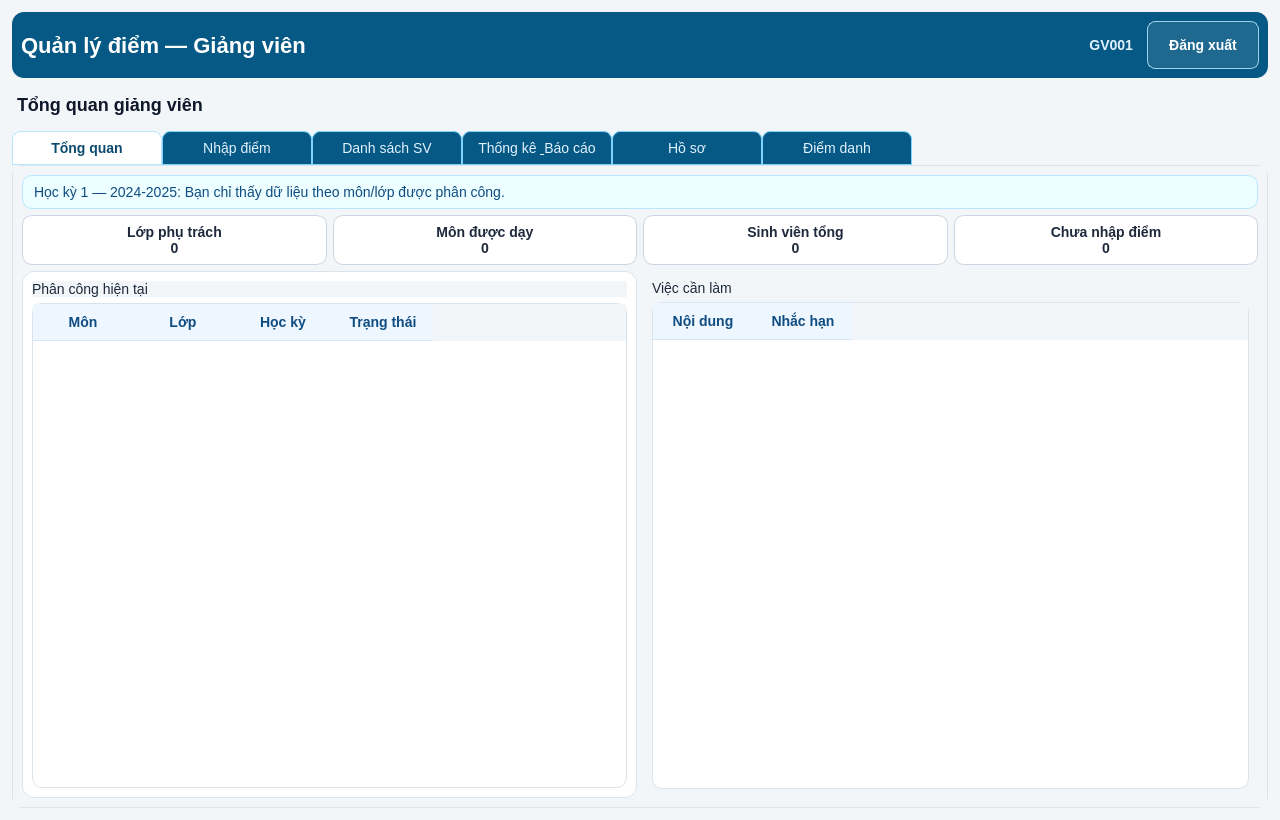
<?xml version="1.0" encoding="UTF-8"?>
<ui version="4.0">
 <class>GVDashboard</class>
 <widget class="QWidget" name="GVDashboard">
  <property name="geometry">
   <rect>
    <x>0</x>
    <y>0</y>
    <width>1280</width>
    <height>820</height>
   </rect>
  </property>
  <property name="windowTitle">
   <string>Quản lý điểm — Giảng viên</string>
  </property>
  <property name="styleSheet">
   <string notr="true">QWidget { background:#f3f6f8; color:#1e293b; font-size:14px; }
QFrame#topBar { background:#075985; border-radius:12px; }
QLabel#lblBrand { color:#ffffff; font-size:22px; font-weight:700; background:transparent; }
QLabel#lblGiangVien { color:#e0f2fe; font-weight:600; background:transparent; padding-right:4px; }
QPushButton#btnLogout {
  background: rgba(255,255,255,0.1);
  color: #ffffff;
  border: 1px solid rgba(186,230,253,0.85);
  border-radius: 8px;
  padding: 6px 16px;
  font-weight: 600;
  min-height: 34px;
}
QPushButton#btnLogout:hover {
  background: rgba(255,255,255,0.2);
  border-color: #ffffff;
}
QPushButton#btnLogout:pressed {
  background: rgba(7, 45, 70, 0.45);
}
QLabel#lblHeader { color:#0f172a; font-size:18px; font-weight:700; margin:6px 0; }
QFrame#panel { background:#ffffff; border:1px solid #dbe4ea; border-radius:12px; }
QPushButton { background:#ffffff; border:1px solid #cbd5e1; border-radius:10px; padding:8px 12px; font-weight:600; }
QPushButton:hover { background:#f8fafc; }
QTabWidget::pane { border: 1px solid #dbe4ea; border-radius: 10px; background:#ffffff; }
QTabBar::tab { background:#075985; color:#e0f2fe; border:1px solid #7dd3fc; border-top-left-radius:8px; border-top-right-radius:8px; padding:8px 14px; min-width:120px; }
QTabBar::tab:selected { background:#ffffff; color:#0c4a6e; border:1px solid #bae6fd; font-weight:700; }
QPushButton#cardSoLop, QPushButton#cardSoMon, QPushButton#cardTongSV, QPushButton#cardChuaNhap,
QPushButton#cardTongSv, QPushButton#cardDaCoDiem, QPushButton#cardChuaNhapSv, QPushButton#cardRotMon,
QPushButton#cardBaoCaoTongSv, QPushButton#cardBaoCaoTiLeDau, QPushButton#cardBaoCaoDtbCao, QPushButton#cardBaoCaoCanChuY {
 background:#ffffff; border:1px solid #dbe4ea; border-radius:12px; text-align:left; padding:12px; font-weight:700;
}
QLineEdit, QComboBox { background:#ffffff; border:1px solid #cbd5e1; border-radius:10px; padding:8px; }
QTableWidget { background:#ffffff; border:1px solid #dbe4ea; border-radius:10px; gridline-color:#ecf0f4; alternate-background-color:#f8fafc; }
QHeaderView::section { background:#eef6ff; color:#0f4c81; border:none; border-bottom:1px solid #d5e6f7; padding:8px; font-weight:700; }
QLabel#infoBanner, QLabel#lblSvNote, QLabel#lblBaoCaoScope, QLabel#lblFormula, QLabel#lblLockNotice {
 background:#ecfeff; border:1px solid #bae6fd; border-radius:10px; padding:8px; color:#0f4c81;
}</string>
  </property>
  <layout class="QVBoxLayout" name="rootLayout">
   <property name="spacing">
    <number>10</number>
   </property>
   <property name="leftMargin">
    <number>12</number>
   </property>
   <property name="topMargin">
    <number>12</number>
   </property>
   <property name="rightMargin">
    <number>12</number>
   </property>
   <property name="bottomMargin">
    <number>12</number>
   </property>
   <item>
    <widget class="QFrame" name="topBar">
     <layout class="QHBoxLayout" name="topBarLayout">
      <item>
       <widget class="QLabel" name="lblBrand">
        <property name="text">
         <string>Quản lý điểm — Giảng viên</string>
        </property>
       </widget>
      </item>
      <item>
       <spacer name="spTop">
        <property name="orientation">
         <enum>Qt::Horizontal</enum>
        </property>
        <property name="sizeHint" stdset="0">
         <size>
          <width>40</width>
          <height>20</height>
         </size>
        </property>
       </spacer>
      </item>
      <item>
       <widget class="QLabel" name="lblGiangVien">
        <property name="text">
         <string>GV001</string>
        </property>
        <property name="alignment">
         <set>Qt::AlignRight|Qt::AlignTrailing|Qt::AlignVCenter</set>
        </property>
       </widget>
      </item>
      <item>
       <widget class="QPushButton" name="btnLogout">
        <property name="minimumSize">
         <size>
          <width>112</width>
          <height>34</height>
         </size>
        </property>
        <property name="text">
         <string>Đăng xuất</string>
        </property>
       </widget>
      </item>
     </layout>
    </widget>
   </item>
   <item>
    <widget class="QLabel" name="lblHeader">
     <property name="text">
      <string>Tổng quan giảng viên</string>
     </property>
    </widget>
   </item>
   <item>
    <widget class="QTabWidget" name="pages">
     <widget class="QWidget" name="pageTongQuan">
      <attribute name="title">
       <string>Tổng quan</string>
      </attribute>
      <layout class="QVBoxLayout" name="pageTongQuanLayout">
       <item>
        <widget class="QLabel" name="infoBanner">
         <property name="text">
          <string>Học kỳ 1 — 2024-2025: Bạn chỉ thấy dữ liệu theo môn/lớp được phân công.</string>
         </property>
        </widget>
       </item>
       <item>
        <layout class="QHBoxLayout" name="cardsLayout">
         <item>
          <widget class="QPushButton" name="cardSoLop">
           <property name="text">
            <string>Lớp phụ trách
0</string>
           </property>
          </widget>
         </item>
         <item>
          <widget class="QPushButton" name="cardSoMon">
           <property name="text">
            <string>Môn được dạy
0</string>
           </property>
          </widget>
         </item>
         <item>
          <widget class="QPushButton" name="cardTongSV">
           <property name="text">
            <string>Sinh viên tổng
0</string>
           </property>
          </widget>
         </item>
         <item>
          <widget class="QPushButton" name="cardChuaNhap">
           <property name="text">
            <string>Chưa nhập điểm
0</string>
           </property>
          </widget>
         </item>
        </layout>
       </item>
       <item>
        <layout class="QHBoxLayout" name="overviewBottomLayout">
         <item>
          <widget class="QFrame" name="panel">
           <layout class="QVBoxLayout" name="framePhanCongLayout">
            <item>
             <widget class="QLabel" name="lblPhanCongTitle">
              <property name="text">
               <string>Phân công hiện tại</string>
              </property>
             </widget>
            </item>
            <item>
             <widget class="QTableWidget" name="tbPhanCong">
              <property name="alternatingRowColors">
               <bool>true</bool>
              </property>
              <column>
               <property name="text">
                <string>Môn</string>
               </property>
              </column>
              <column>
               <property name="text">
                <string>Lớp</string>
               </property>
              </column>
              <column>
               <property name="text">
                <string>Học kỳ</string>
               </property>
              </column>
              <column>
               <property name="text">
                <string>Trạng thái</string>
               </property>
              </column>
             </widget>
            </item>
           </layout>
          </widget>
         </item>
         <item>
          <widget class="QFrame" name="panel">
           <layout class="QVBoxLayout" name="frameViecCanLamLayout">
            <item>
             <widget class="QLabel" name="lblViecCanLamTitle">
              <property name="text">
               <string>Việc cần làm</string>
              </property>
             </widget>
            </item>
            <item>
             <widget class="QTableWidget" name="tbViecCanLam">
              <property name="alternatingRowColors">
               <bool>true</bool>
              </property>
              <column>
               <property name="text">
                <string>Nội dung</string>
               </property>
              </column>
              <column>
               <property name="text">
                <string>Nhắc hạn</string>
               </property>
              </column>
             </widget>
            </item>
           </layout>
          </widget>
         </item>
        </layout>
       </item>
      </layout>
     </widget>
     <widget class="QWidget" name="pageNhapDiem">
      <attribute name="title">
       <string>Nhập điểm</string>
      </attribute>
      <layout class="QVBoxLayout" name="pageNhapDiemLayout">
       <item>
        <layout class="QHBoxLayout" name="filterRow">
         <item>
          <widget class="QComboBox" name="cbHocKy"/>
         </item>
         <item>
          <widget class="QComboBox" name="cbMonNhap"/>
         </item>
         <item>
          <widget class="QComboBox" name="cbLopNhap"/>
         </item>
         <item>
          <widget class="QPushButton" name="btnTaiDanhSach">
           <property name="text">
            <string>Tải danh sách</string>
           </property>
          </widget>
         </item>
         <item>
          <widget class="QPushButton" name="btnDiemDanhHomNay">
           <property name="text">
            <string>Điểm danh hôm nay</string>
           </property>
          </widget>
         </item>
        </layout>
       </item>
       <item>
        <layout class="QHBoxLayout" name="formulaRow">
         <item>
          <widget class="QLabel" name="lblFormula">
           <property name="text">
            <string>ĐTB = Chuyên cần x 10% + Giữa kỳ x 30% + Cuối kỳ x 60%</string>
           </property>
          </widget>
         </item>
         <item>
          <widget class="QLabel" name="lblLockNotice">
           <property name="text">
            <string>Lưu điểm trước, sau đó bấm «Công bố điểm» để sinh viên xem.</string>
           </property>
          </widget>
         </item>
        </layout>
       </item>
       <item>
        <widget class="QTableWidget" name="tbNhapDiem">
         <property name="alternatingRowColors">
          <bool>true</bool>
         </property>
         <column>
          <property name="text">
           <string>MSSV</string>
          </property>
         </column>
         <column>
          <property name="text">
           <string>Họ tên</string>
          </property>
         </column>
         <column>
          <property name="text">
           <string>CC</string>
          </property>
         </column>
         <column>
          <property name="text">
           <string>GK</string>
          </property>
         </column>
         <column>
          <property name="text">
           <string>CK</string>
          </property>
         </column>
         <column>
          <property name="text">
           <string>ĐTB</string>
          </property>
         </column>
         <column>
          <property name="text">
           <string>Xếp loại</string>
          </property>
         </column>
         <column>
          <property name="text">
           <string>Trạng thái</string>
          </property>
         </column>
        </widget>
       </item>
       <item>
        <layout class="QHBoxLayout" name="actionRowNhap">
         <item>
          <spacer name="spN1">
           <property name="orientation">
            <enum>Qt::Horizontal</enum>
           </property>
           <property name="sizeHint" stdset="0">
            <size>
             <width>40</width>
             <height>20</height>
            </size>
           </property>
          </spacer>
         </item>
         <item>
          <widget class="QPushButton" name="btnHuyThayDoi">
           <property name="text">
            <string>Hủy thay đổi</string>
           </property>
          </widget>
         </item>
         <item>
          <widget class="QPushButton" name="btnLuuDiem">
           <property name="text">
            <string>Lưu điểm</string>
           </property>
          </widget>
         </item>
         <item>
          <widget class="QPushButton" name="btnNopKhoaDiem">
           <property name="text">
            <string>Công bố điểm</string>
           </property>
          </widget>
         </item>
        </layout>
       </item>
      </layout>
     </widget>
     <widget class="QWidget" name="pageDanhSachSV">
      <attribute name="title">
       <string>Danh sách SV</string>
      </attribute>
      <layout class="QVBoxLayout" name="pageDanhSachLayout">
       <item>
        <widget class="QLabel" name="lblSvNote">
         <property name="text">
          <string>Chỉ hiển thị sinh viên thuộc lớp và môn học được Admin phân công.</string>
         </property>
        </widget>
       </item>
       <item>
        <layout class="QHBoxLayout" name="filterRowSv">
         <item>
          <widget class="QLineEdit" name="txtTimSinhVien">
           <property name="placeholderText">
            <string>Tìm theo tên, MSSV...</string>
           </property>
          </widget>
         </item>
         <item>
          <widget class="QComboBox" name="cbLopSV"/>
         </item>
         <item>
          <widget class="QComboBox" name="cbMonSV"/>
         </item>
         <item>
          <widget class="QComboBox" name="cbTrangThaiSV"/>
         </item>
        </layout>
       </item>
       <item>
        <layout class="QHBoxLayout" name="statsRowSv">
         <item>
          <widget class="QPushButton" name="cardTongSv">
           <property name="text">
            <string>Tổng SV
0</string>
           </property>
          </widget>
         </item>
         <item>
          <widget class="QPushButton" name="cardDaCoDiem">
           <property name="text">
            <string>Đã có điểm
0</string>
           </property>
          </widget>
         </item>
         <item>
          <widget class="QPushButton" name="cardChuaNhapSv">
           <property name="text">
            <string>Chưa nhập
0</string>
           </property>
          </widget>
         </item>
         <item>
          <widget class="QPushButton" name="cardRotMon">
           <property name="text">
            <string>Rớt môn
0</string>
           </property>
          </widget>
         </item>
        </layout>
       </item>
       <item>
        <widget class="QTableWidget" name="tbSinhVien">
         <property name="alternatingRowColors">
          <bool>true</bool>
         </property>
         <column>
          <property name="text">
           <string>MSSV</string>
          </property>
         </column>
         <column>
          <property name="text">
           <string>Họ tên</string>
          </property>
         </column>
         <column>
          <property name="text">
           <string>Lớp</string>
          </property>
         </column>
         <column>
          <property name="text">
           <string>Email</string>
          </property>
         </column>
         <column>
          <property name="text">
           <string>CC</string>
          </property>
         </column>
         <column>
          <property name="text">
           <string>GK</string>
          </property>
         </column>
         <column>
          <property name="text">
           <string>CK</string>
          </property>
         </column>
         <column>
          <property name="text">
           <string>ĐTB</string>
          </property>
         </column>
         <column>
          <property name="text">
           <string>Chi tiết</string>
          </property>
         </column>
        </widget>
       </item>
       <item>
        <layout class="QHBoxLayout" name="bottomActionLayout">
         <item>
          <widget class="QPushButton" name="btnThemSinhVien">
           <property name="text">
            <string>+ Thêm sinh viên</string>
           </property>
          </widget>
         </item>
         <item>
          <widget class="QPushButton" name="btnXuatBaoCao">
           <property name="text">
            <string>Xuất báo cáo</string>
           </property>
          </widget>
         </item>
        </layout>
       </item>
      </layout>
     </widget>
     <widget class="QWidget" name="pageBaoCao">
      <attribute name="title">
       <string>Thống kê &amp; Báo cáo</string>
      </attribute>
      <layout class="QVBoxLayout" name="pageBaoCaoLayout">
       <item>
        <widget class="QLabel" name="lblBaoCaoScope">
         <property name="text">
          <string>Phạm vi dữ liệu theo phân công.</string>
         </property>
        </widget>
       </item>
       <item>
        <layout class="QHBoxLayout" name="filterBaoCao">
         <item>
          <widget class="QComboBox" name="cbBaoCaoHocKy"/>
         </item>
         <item>
          <widget class="QComboBox" name="cbBaoCaoLop"/>
         </item>
         <item>
          <widget class="QComboBox" name="cbBaoCaoMon"/>
         </item>
        </layout>
       </item>
       <item>
        <layout class="QHBoxLayout" name="rowCardsBaoCao">
         <item>
          <widget class="QPushButton" name="cardBaoCaoTongSv">
           <property name="text">
            <string>Tổng sinh viên
0</string>
           </property>
          </widget>
         </item>
         <item>
          <widget class="QPushButton" name="cardBaoCaoTiLeDau">
           <property name="text">
            <string>Tỉ lệ đậu
0%</string>
           </property>
          </widget>
         </item>
         <item>
          <widget class="QPushButton" name="cardBaoCaoDtbCao">
           <property name="text">
            <string>ĐTB cao nhất
0.00</string>
           </property>
          </widget>
         </item>
         <item>
          <widget class="QPushButton" name="cardBaoCaoCanChuY">
           <property name="text">
            <string>Cần chú ý
0</string>
           </property>
          </widget>
         </item>
        </layout>
       </item>
       <item>
        <layout class="QHBoxLayout" name="rowPanelsBaoCao">
         <item>
          <widget class="QTableWidget" name="tbBaoCaoTheoLop">
           <property name="alternatingRowColors">
            <bool>true</bool>
           </property>
           <column>
            <property name="text">
             <string>Lớp</string>
            </property>
           </column>
           <column>
            <property name="text">
             <string>Tỉ lệ đậu</string>
            </property>
           </column>
          </widget>
         </item>
         <item>
          <widget class="QTableWidget" name="tbBaoCaoDtbLop">
           <property name="alternatingRowColors">
            <bool>true</bool>
           </property>
           <column>
            <property name="text">
             <string>Lớp/Môn</string>
            </property>
           </column>
           <column>
            <property name="text">
             <string>ĐTB</string>
            </property>
           </column>
          </widget>
         </item>
        </layout>
       </item>
       <item>
        <layout class="QHBoxLayout" name="rowPanelsBaoCao2">
         <item>
          <widget class="QTableWidget" name="tbBaoCaoPhanBo">
           <property name="alternatingRowColors">
            <bool>true</bool>
           </property>
           <column>
            <property name="text">
             <string>Xếp loại</string>
            </property>
           </column>
           <column>
            <property name="text">
             <string>Tỉ lệ</string>
            </property>
           </column>
          </widget>
         </item>
         <item>
          <widget class="QTableWidget" name="tbBaoCaoCanhBao">
           <property name="alternatingRowColors">
            <bool>true</bool>
           </property>
           <column>
            <property name="text">
             <string>Sinh viên</string>
            </property>
           </column>
           <column>
            <property name="text">
             <string>Mã môn</string>
            </property>
           </column>
           <column>
            <property name="text">
             <string>ĐTB</string>
            </property>
           </column>
          </widget>
         </item>
        </layout>
       </item>
       <item>
        <widget class="QTableWidget" name="tbBaoCaoXuat">
         <property name="alternatingRowColors">
          <bool>true</bool>
         </property>
         <column>
          <property name="text">
           <string>Báo cáo</string>
          </property>
         </column>
         <column>
          <property name="text">
           <string>Excel</string>
          </property>
         </column>
         <column>
          <property name="text">
           <string>PDF</string>
          </property>
         </column>
        </widget>
       </item>
       <item>
        <layout class="QHBoxLayout" name="rowXuatTatCa">
         <item>
          <widget class="QPushButton" name="btnXuatTatCaExcel">
           <property name="text">
            <string>Tất cả lớp — Excel</string>
           </property>
          </widget>
         </item>
         <item>
          <widget class="QPushButton" name="btnXuatTatCaPdf">
           <property name="text">
            <string>Tất cả lớp — PDF</string>
           </property>
          </widget>
         </item>
        </layout>
       </item>
      </layout>
     </widget>
     <widget class="QWidget" name="pageHoSo">
      <attribute name="title">
       <string>Hồ sơ</string>
      </attribute>
      <layout class="QVBoxLayout" name="pageHoSoLayout">
       <item>
        <layout class="QHBoxLayout" name="headHoSo">
         <item>
          <widget class="QLabel" name="lblAvatarHoSo">
           <property name="text">
            <string>NA</string>
           </property>
          </widget>
         </item>
         <item>
          <layout class="QVBoxLayout" name="blockHoSoTopText">
           <item>
            <widget class="QLabel" name="lblHoSoName">
             <property name="text">
              <string>Th.S Nguyễn Văn A</string>
             </property>
            </widget>
           </item>
           <item>
            <widget class="QLabel" name="lblHoSoMeta">
             <property name="text">
              <string>GV001 · Khoa CNTT</string>
             </property>
            </widget>
           </item>
          </layout>
         </item>
        </layout>
       </item>
       <item>
        <layout class="QHBoxLayout" name="rowHoSoMain">
         <item>
          <widget class="QTableWidget" name="tbThongTinGV">
           <property name="alternatingRowColors">
            <bool>true</bool>
           </property>
           <column>
            <property name="text">
             <string>Thuộc tính</string>
            </property>
           </column>
           <column>
            <property name="text">
             <string>Giá trị</string>
            </property>
           </column>
          </widget>
         </item>
         <item>
          <layout class="QVBoxLayout" name="doiMk">
           <item>
            <widget class="QLabel" name="lblMkHienTai">
             <property name="text">
              <string>Mật khẩu hiện tại</string>
             </property>
            </widget>
           </item>
           <item>
            <widget class="QLineEdit" name="txtMkHienTaiGV">
             <property name="echoMode">
              <enum>QLineEdit::Password</enum>
             </property>
             <property name="placeholderText">
              <string>Nhập mật khẩu hiện tại</string>
             </property>
            </widget>
           </item>
           <item>
            <widget class="QLabel" name="lblMkMoi">
             <property name="text">
              <string>Mật khẩu mới</string>
             </property>
            </widget>
           </item>
           <item>
            <widget class="QLineEdit" name="txtMkMoiGV">
             <property name="echoMode">
              <enum>QLineEdit::Password</enum>
             </property>
             <property name="placeholderText">
              <string>Tối thiểu 8 ký tự</string>
             </property>
            </widget>
           </item>
           <item>
            <widget class="QLabel" name="lblMkStrength">
             <property name="text">
              <string>Độ mạnh: —</string>
             </property>
            </widget>
           </item>
           <item>
            <widget class="QLabel" name="lblNhapLaiMk">
             <property name="text">
              <string>Xác nhận mật khẩu mới</string>
             </property>
            </widget>
           </item>
           <item>
            <widget class="QLineEdit" name="txtNhapLaiMkGV">
             <property name="echoMode">
              <enum>QLineEdit::Password</enum>
             </property>
             <property name="placeholderText">
              <string>Nhập lại mật khẩu mới</string>
             </property>
            </widget>
           </item>
           <item>
            <widget class="QPushButton" name="btnLuuMkGV">
             <property name="text">
              <string>Lưu mật khẩu mới</string>
             </property>
            </widget>
           </item>
          </layout>
         </item>
        </layout>
       </item>
       <item>
        <layout class="QHBoxLayout" name="rowHoSoBottom">
         <item>
          <widget class="QTableWidget" name="tbPhanCongHoSo">
           <property name="alternatingRowColors">
            <bool>true</bool>
           </property>
           <column>
            <property name="text">
             <string>Môn/Lớp</string>
            </property>
           </column>
           <column>
            <property name="text">
             <string>Học kỳ</string>
            </property>
           </column>
          </widget>
         </item>
        </layout>
       </item>
      </layout>
     </widget>
     <widget class="QWidget" name="pageDiemDanh">
      <attribute name="title">
       <string>Điểm danh</string>
      </attribute>
      <layout class="QVBoxLayout" name="pageDiemDanhLayout">
       <property name="spacing">
        <number>10</number>
       </property>
       <property name="leftMargin">
        <number>0</number>
       </property>
       <property name="topMargin">
        <number>0</number>
       </property>
       <property name="rightMargin">
        <number>0</number>
       </property>
       <property name="bottomMargin">
        <number>0</number>
       </property>
       <item>
        <widget class="QLabel" name="lblDiemDanhBanner">
         <property name="text">
          <string>Chọn học kỳ, lớp (nếu cần), môn học — đánh dấu có mặt ở bảng danh sách, rồi bấm «Lưu điểm danh».</string>
         </property>
         <property name="wordWrap">
          <bool>true</bool>
         </property>
         <property name="styleSheet">
          <string notr="true">background:#eef2ff;border:1px solid #c7d2fe;border-radius:10px;padding:10px;color:#3730a3;font-weight:600;</string>
         </property>
        </widget>
       </item>
       <item>
        <layout class="QFormLayout" name="ddFilters">
         <property name="horizontalSpacing">
          <number>16</number>
         </property>
         <property name="verticalSpacing">
          <number>8</number>
         </property>
         <property name="labelAlignment">
          <set>Qt::AlignRight</set>
         </property>
         <item row="0" column="0">
          <widget class="QLabel" name="lblDdHocKy">
           <property name="text">
            <string>Học kỳ:</string>
           </property>
          </widget>
         </item>
         <item row="0" column="1">
          <widget class="QComboBox" name="cbDdHocKy">
           <property name="minimumSize">
            <size>
             <width>280</width>
             <height>0</height>
            </size>
           </property>
          </widget>
         </item>
         <item row="1" column="0">
          <widget class="QLabel" name="lblDdLop">
           <property name="text">
            <string>Lớp:</string>
           </property>
          </widget>
         </item>
         <item row="1" column="1">
          <widget class="QComboBox" name="cbDdLop">
           <property name="minimumSize">
            <size>
             <width>280</width>
             <height>0</height>
            </size>
           </property>
          </widget>
         </item>
         <item row="2" column="0">
          <widget class="QLabel" name="lblDdMon">
           <property name="text">
            <string>Môn học:</string>
           </property>
          </widget>
         </item>
         <item row="2" column="1">
          <widget class="QComboBox" name="cbDdMon">
           <property name="minimumSize">
            <size>
             <width>320</width>
             <height>0</height>
            </size>
           </property>
          </widget>
         </item>
        </layout>
       </item>
       <item>
        <layout class="QHBoxLayout" name="ddRow2">
         <item>
          <widget class="QLabel" name="lblDdNgay">
           <property name="text">
            <string>Ngày buổi học:</string>
           </property>
          </widget>
         </item>
         <item>
          <widget class="QDateEdit" name="dtDdNgay">
           <property name="calendarPopup">
            <bool>true</bool>
           </property>
           <property name="displayFormat">
            <string>dd/MM/yyyy</string>
           </property>
          </widget>
         </item>
         <item>
          <spacer name="spDdRow2">
           <property name="orientation">
            <enum>Qt::Horizontal</enum>
           </property>
           <property name="sizeHint" stdset="0">
            <size>
             <width>40</width>
             <height>20</height>
            </size>
           </property>
          </spacer>
         </item>
         <item>
          <widget class="QPushButton" name="btnDdLuu">
           <property name="minimumSize">
            <size>
             <width>0</width>
             <height>32</height>
            </size>
           </property>
           <property name="text">
            <string>Lưu điểm danh</string>
           </property>
          </widget>
         </item>
         <item>
          <widget class="QPushButton" name="btnDdLamMoi">
           <property name="text">
            <string>Làm mới</string>
           </property>
          </widget>
         </item>
        </layout>
       </item>
       <item>
        <layout class="QHBoxLayout" name="ddRow3">
         <item>
          <widget class="QLabel" name="lblDdTim">
           <property name="text">
            <string>Tìm nhanh:</string>
           </property>
          </widget>
         </item>
         <item>
          <widget class="QLineEdit" name="txtDdTim">
           <property name="placeholderText">
            <string>Gõ MSSV hoặc họ tên…</string>
           </property>
          </widget>
         </item>
         <item>
          <widget class="QPushButton" name="btnDdCoMatTatCa">
           <property name="text">
            <string>Có mặt tất cả</string>
           </property>
          </widget>
         </item>
        </layout>
       </item>
       <item>
        <widget class="QLabel" name="lblDdDanhSach">
         <property name="text">
          <string>Danh sách sinh viên</string>
         </property>
         <property name="styleSheet">
          <string notr="true">font-weight:700;margin-top:4px;</string>
         </property>
        </widget>
       </item>
       <item>
        <widget class="QLabel" name="lblDdRoll">
         <property name="text">
          <string/>
         </property>
         <property name="wordWrap">
          <bool>true</bool>
         </property>
         <property name="styleSheet">
          <string notr="true">color:#64748b;padding:0 0 4px 0;</string>
         </property>
        </widget>
       </item>
       <item>
        <widget class="QTableWidget" name="tbDdNhap">
         <property name="alternatingRowColors">
          <bool>true</bool>
         </property>
         <column>
          <property name="text">
           <string>MSSV</string>
          </property>
         </column>
         <column>
          <property name="text">
           <string>Họ tên</string>
          </property>
         </column>
         <column>
          <property name="text">
           <string>Lớp</string>
          </property>
         </column>
         <column>
          <property name="text">
           <string>Có mặt</string>
          </property>
         </column>
        </widget>
       </item>
      </layout>
     </widget>
    </widget>
   </item>
  </layout>
 </widget>
 <resources/>
 <connections/>
</ui>
